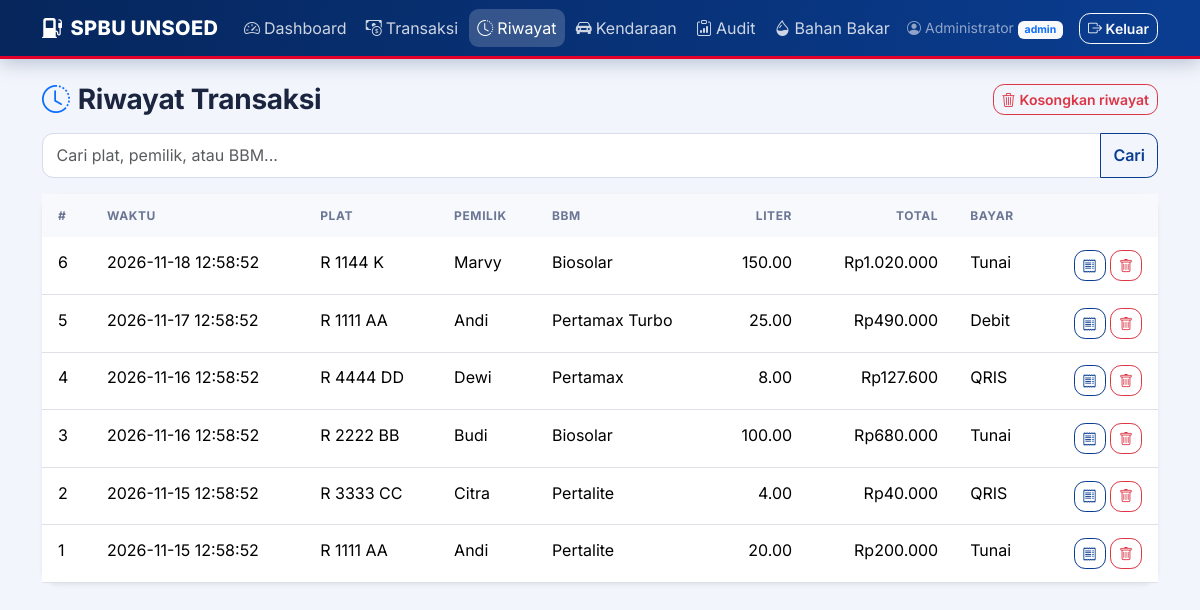
Page /riwayat.php (signed in) on the committed database.
### tables this page shows
CREATE TABLE transaksi (
  id                 INT UNSIGNED NOT NULL AUTO_INCREMENT,
  tanggal            DATETIME NOT NULL DEFAULT CURRENT_TIMESTAMP,
  kendaraan_id       INT UNSIGNED NOT NULL,
  bbm_id             INT UNSIGNED NOT NULL,
  user_id            INT UNSIGNED NOT NULL,
  isi_tangki_awal    DECIMAL(6,2)  NOT NULL DEFAULT 0,
  liter              DECIMAL(8,2)  NOT NULL,
  liter_subsidi      DECIMAL(8,2)  NOT NULL DEFAULT 0,
  liter_non_subsidi  DECIMAL(8,2)  NOT NULL DEFAULT 0,
  total              DECIMAL(12,2) NOT NULL,
  metode             ENUM('Tunai','QRIS','Debit') NOT NULL DEFAULT 'Tunai',
  PRIMARY KEY (id),
  KEY idx_trx_tanggal (tanggal),
  KEY idx_trx_kendaraan_bbm_tgl (kendaraan_id, bbm_id, tanggal),
  KEY idx_trx_bbm (bbm_id),
  KEY idx_trx_user (user_id),
  CONSTRAINT fk_trx_kendaraan FOREIGN KEY (kendaraan_id) REFERENCES kendaraan (id) ON DELETE RESTRICT ON UPDATE CASCADE,
  CONSTRAINT fk_trx_bbm       FOREIGN KEY (bbm_id)       REFERENCES bahan_bakar (id) ON DELETE RESTRICT ON UPDATE CASCADE,
  CONSTRAINT fk_trx_user      FOREIGN KEY (user_id)      REFERENCES users (id)       ON DELETE RESTRICT ON UPDATE CASCADE
);

CREATE TABLE kendaraan (
  id                INT UNSIGNED NOT NULL AUTO_INCREMENT,
  jenis             ENUM('Mobil','Motor') NOT NULL,
  plat              VARCHAR(12)   NOT NULL,
  pemilik           VARCHAR(60)   NOT NULL,
  kapasitas_mesin   INT UNSIGNED  NOT NULL,                 
  jumlah_roda       TINYINT UNSIGNED NOT NULL DEFAULT 4,
  max_penumpang     TINYINT UNSIGNED NOT NULL DEFAULT 5,
  kapasitas_tangki  DECIMAL(6,2)  NOT NULL,                 
  PRIMARY KEY (id),
  UNIQUE KEY uq_kendaraan_plat (plat),
  KEY idx_kendaraan_pemilik (pemilik)
);

CREATE TABLE bahan_bakar (
  id                 INT UNSIGNED NOT NULL AUTO_INCREMENT,
  nama               VARCHAR(40)  NOT NULL,
  harga              INT UNSIGNED NOT NULL,
  angka_mutu         INT UNSIGNED NOT NULL,
  diesel             TINYINT(1)   NOT NULL DEFAULT 0,
  subsidi            TINYINT(1)   NOT NULL DEFAULT 0,
  harga_non_subsidi  INT UNSIGNED NOT NULL DEFAULT 0,
  kelebihan_ditolak  TINYINT(1)   NOT NULL DEFAULT 0,
  PRIMARY KEY (id),
  UNIQUE KEY uq_bbm_nama (nama)
);

### includes/auth.php (called while the page is built, shortened)
<?php
function user(): ?array { return $_SESSION['user'] ?? null; }

### includes/fungsi.php (called while the page is built, shortened)
<?php
function e($s): string { return htmlspecialchars((string)$s, ENT_QUOTES, 'UTF-8'); }
function bersih(?string $s): string { return trim(strip_tags((string)$s)); }
function rupiah(float $n): string { return 'Rp' . number_format($n, 0, ',', '.'); }
function halaman_aktif(): int { return max(1, (int)($_GET['hal'] ?? 1)); }
function query(mysqli $db, string $sql, string $tipe = '', array $param = []): array {
    $st = $db->prepare($sql);
    if ($param) $st->bind_param($tipe, ...$param);
    $st->execute();
    $r = $st->get_result();
    return $r ? $r->fetch_all(MYSQLI_ASSOC) : [];
}

### riwayat.php (the view, shortened to what this page needs)
<?php
require 'includes/init.php';
$q = bersih($_GET['q'] ?? '');
$like = "%$q%";
$per = 10; $hal = halaman_aktif(); $off = ($hal - 1) * $per;
$dari = 'FROM transaksi t JOIN kendaraan k ON k.id=t.kendaraan_id JOIN bahan_bakar b ON b.id=t.bbm_id
         WHERE k.plat LIKE ? OR k.pemilik LIKE ? OR b.nama LIKE ?';
$total = (int)query($db, "SELECT COUNT(*) n $dari", 'sss', [$like, $like, $like])[0]['n'];
$rows = query($db, "SELECT t.id,t.tanggal,t.liter,t.total,t.metode,k.plat,k.pemilik,b.nama bbm $dari ORDER BY t.id DESC LIMIT ? OFFSET ?", 'sssii', [$like, $like, $like, $per, $off]);
require 'includes/header.php';
?>
<div class="d-flex justify-content-between align-items-center mb-3"><h3 class="mb-0"><i class="bi bi-clock-history text-primary me-2"></i>Riwayat Transaksi</h3>
<?php if (user()['role'] === 'admin' && $total): ?>
<form method="post" action="riwayat_hapus.php" onsubmit="return confirm('Hapus SEMUA riwayat transaksi secara permanen? Kuota subsidi hari ini juga akan kembali penuh.')"><?= csrf_field() ?><input type="hidden" name="aksi" value="semua"><button class="btn btn-outline-danger btn-sm"><i class="bi bi-trash3 me-1"></i>Kosongkan riwayat</button></form>
<?php endif; ?></div>
<form class="input-group mb-3" method="get"><input name="q" class="form-control" placeholder="Cari plat, pemilik, atau BBM..." value="<?= e($q) ?>"><button class="btn btn-outline-primary">Cari</button></form>
<div class="card shadow-sm"><div class="table-responsive"><table class="table table-hover mb-0">
<thead><tr><th>#</th><th>Waktu</th><th>Plat</th><th>Pemilik</th><th>BBM</th><th class="text-end">Liter</th><th class="text-end">Total</th><th>Bayar</th><th></th></tr></thead><tbody>
<?php foreach ($rows as $r): ?>
<tr><td><?= (int)$r['id'] ?></td><td><?= e($r['tanggal']) ?></td><td><?= e($r['plat']) ?></td><td><?= e($r['pemilik']) ?></td><td><?= e($r['bbm']) ?></td><td class="text-end"><?= e($r['liter']) ?></td><td class="text-end"><?= rupiah((float)$r['total']) ?></td><td><?= e($r['metode']) ?></td><td class="text-end text-nowrap"><a class="btn btn-sm btn-outline-primary" href="struk.php?id=<?= (int)$r['id'] ?>" title="Struk"><i class="bi bi-receipt"></i></a>
<?php if (user()['role'] === 'admin'): ?><form method="post" action="riwayat_hapus.php" class="d-inline" onsubmit="return confirm('Hapus transaksi #<?= (int)$r['id'] ?> secara permanen?')"><?= csrf_field() ?><input type="hidden" name="id" value="<?= (int)$r['id'] ?>"><button class="btn btn-sm btn-outline-danger" title="Hapus"><i class="bi bi-trash"></i></button></form><?php endif; ?></td></tr>
<?php endforeach; if (!$rows): ?><tr><td colspan="9" class="text-center text-muted">Tidak ada data.</td></tr><?php endif; ?>
</tbody></table></div></div>
<?php require 'includes/footer.php'; ?>

### assets/style.css (style rules this page uses)
:root { --biru:#0a3d91;--biru-tua:#06265c;--merah:#e4002b;--kuning:#ffb81c;--bg:#f2f5fb;--teks:#1b2540;--bs-body-font-family:'Inter',system-ui,sans-serif }
body { background:var(--bg);color:var(--teks);font-family:var(--bs-body-font-family) }
h3,h4,h5 { font-weight:700;letter-spacing:-.01em }
.card { border:0;border-radius:1rem;box-shadow:0 6px 22px rgba(20,40,90,.08) }
.btn { border-radius:.7rem;font-weight:600 }
.btn-outline-primary { --bs-btn-color:var(--biru);--bs-btn-border-color:var(--biru);--bs-btn-hover-bg:var(--biru);--bs-btn-hover-border-color:var(--biru) }
.form-control,.form-select { border-radius:.7rem;padding:.6rem .85rem;border-color:#d6dcec }
.table thead th { font-size:.75rem;text-transform:uppercase;letter-spacing:.05em;color:#6b7694;background:#f7f9fd;border-bottom:0 }
.table>:not(caption)>*>* { padding:.8rem 1rem }

### rows in the picture
transaksi: id "6", tanggal "2026-11-18 12:58:52", kendaraan.plat "R 1144 K", kendaraan.pemilik "Marvy", bbm.nama "Biosolar", liter "150.00", total "Rp1.020.000", metode "Tunai"
transaksi: id "5", tanggal "2026-11-17 12:58:52", kendaraan.plat "R 1111 AA", kendaraan.pemilik "Andi", bbm.nama "Pertamax Turbo", liter "25.00", total "Rp490.000", metode "Debit"
transaksi: id "4", tanggal "2026-11-16 12:58:52", kendaraan.plat "R 4444 DD", kendaraan.pemilik "Dewi", bbm.nama "Pertamax", liter "8.00", total "Rp127.600", metode "QRIS"
transaksi: id "3", tanggal "2026-11-16 12:58:52", kendaraan.plat "R 2222 BB", kendaraan.pemilik "Budi", bbm.nama "Biosolar", liter "100.00", total "Rp680.000", metode "Tunai"
transaksi: id "2", tanggal "2026-11-15 12:58:52", kendaraan.plat "R 3333 CC", kendaraan.pemilik "Citra", bbm.nama "Pertalite", liter "4.00", total "Rp40.000", metode "QRIS"
transaksi: id "1", tanggal "2026-11-15 12:58:52", kendaraan.plat "R 1111 AA", kendaraan.pemilik "Andi", bbm.nama "Pertalite", liter "20.00", total "Rp200.000", metode "Tunai"

### other values in the picture
$label "Dashboard Transaksi Riwayat Kendaraan Audit Bahan Bakar"
user()['nama'] "Administrator"
user()['role'] "admin"
